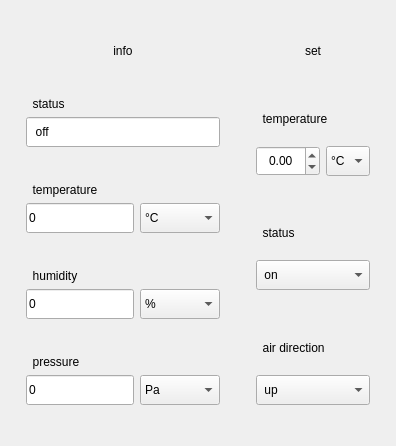
      <widget class="QWidget" name="tab_2">
       <attribute name="title">
        <string> Device №2 </string>
       </attribute>
       <layout class="QHBoxLayout" name="horizontalLayout_4">
        <item>
         <layout class="QVBoxLayout" name="infoLayout_2">
          <property name="leftMargin">
           <number>15</number>
          </property>
          <property name="topMargin">
           <number>15</number>
          </property>
          <property name="rightMargin">
           <number>15</number>
          </property>
          <property name="bottomMargin">
           <number>15</number>
          </property>
          <item>
           <widget class="QLabel" name="infoLabel_2">
            <property name="sizePolicy">
             <sizepolicy hsizetype="Preferred" vsizetype="Fixed">
              <horstretch>0</horstretch>
              <verstretch>0</verstretch>
             </sizepolicy>
            </property>
            <property name="minimumSize">
             <size>
              <width>0</width>
              <height>50</height>
             </size>
            </property>
            <property name="text">
             <string>info</string>
            </property>
            <property name="alignment">
             <set>Qt::AlignCenter</set>
            </property>
           </widget>
          </item>
          <item>
           <layout class="QVBoxLayout" name="temperatureLayout_8">
            <property name="topMargin">
             <number>15</number>
            </property>
            <property name="bottomMargin">
             <number>15</number>
            </property>
            <item>
             <widget class="QLabel" name="temperatureLabel_5">
              <property name="text">
               <string>  status</string>
              </property>
             </widget>
            </item>
            <item>
             <widget class="QLineEdit" name="lineEdit_11">
              <property name="minimumSize">
               <size>
                <width>0</width>
                <height>30</height>
               </size>
              </property>
              <property name="text">
               <string>  off</string>
              </property>
              <property name="readOnly">
               <bool>true</bool>
              </property>
             </widget>
            </item>
           </layout>
          </item>
          <item>
           <layout class="QVBoxLayout" name="temperatureLayout_3">
            <property name="topMargin">
             <number>15</number>
            </property>
            <property name="bottomMargin">
             <number>15</number>
            </property>
            <item>
             <widget class="QLabel" name="temperatureLabel_2">
              <property name="text">
               <string>  temperature</string>
              </property>
             </widget>
            </item>
            <item>
             <layout class="QHBoxLayout" name="temperatureLayout_4">
              <item>
               <widget class="QLineEdit" name="lineEdit_4">
                <property name="minimumSize">
                 <size>
                  <width>0</width>
                  <height>30</height>
                 </size>
                </property>
                <property name="text">
                 <string>0</string>
                </property>
                <property name="readOnly">
                 <bool>true</bool>
                </property>
               </widget>
              </item>
              <item>
               <widget class="QComboBox" name="comboBox_12">
                <property name="minimumSize">
                 <size>
                  <width>80</width>
                  <height>30</height>
                 </size>
                </property>
                <item>
                 <property name="text">
                  <string>°C</string>
                 </property>
                </item>
                <item>
                 <property name="text">
                  <string>°F</string>
                 </property>
                </item>
                <item>
                 <property name="text">
                  <string>K</string>
                 </property>
                </item>
               </widget>
              </item>
             </layout>
            </item>
           </layout>
          </item>
          <item>
           <layout class="QVBoxLayout" name="humidityLayout_3">
            <property name="topMargin">
             <number>15</number>
            </property>
            <property name="bottomMargin">
             <number>15</number>
            </property>
            <item>
             <widget class="QLabel" name="humidityLabel_2">
              <property name="text">
               <string>  humidity</string>
              </property>
             </widget>
            </item>
            <item>
             <layout class="QHBoxLayout" name="humidityLayout_4">
              <item>
               <widget class="QLineEdit" name="lineEdit_5">
                <property name="minimumSize">
                 <size>
                  <width>0</width>
                  <height>30</height>
                 </size>
                </property>
                <property name="text">
                 <string>0</string>
                </property>
                <property name="readOnly">
                 <bool>true</bool>
                </property>
               </widget>
              </item>
              <item>
               <widget class="QComboBox" name="comboBox_13">
                <property name="minimumSize">
                 <size>
                  <width>80</width>
                  <height>30</height>
                 </size>
                </property>
                <property name="maximumSize">
                 <size>
                  <width>100</width>
                  <height>16777215</height>
                 </size>
                </property>
                <item>
                 <property name="text">
                  <string>%</string>
                 </property>
                </item>
               </widget>
              </item>
             </layout>
            </item>
           </layout>
          </item>
          <item>
           <layout class="QVBoxLayout" name="pressureLayout_3">
            <property name="topMargin">
             <number>15</number>
            </property>
            <property name="bottomMargin">
             <number>15</number>
            </property>
            <item>
             <widget class="QLabel" name="pressureLabel_2">
              <property name="text">
               <string>  pressure</string>
              </property>
             </widget>
            </item>
            <item>
             <layout class="QHBoxLayout" name="pressureLayout_4">
              <item>
               <widget class="QLineEdit" name="lineEdit_6">
                <property name="minimumSize">
                 <size>
                  <width>0</width>
                  <height>30</height>
                 </size>
                </property>
                <property name="text">
                 <string>0</string>
                </property>
                <property name="readOnly">
                 <bool>true</bool>
                </property>
               </widget>
              </item>
              <item>
               <widget class="QComboBox" name="comboBox_14">
                <property name="minimumSize">
                 <size>
                  <width>80</width>
                  <height>30</height>
                 </size>
                </property>
                <property name="maximumSize">
                 <size>
                  <width>16777215</width>
                  <height>16777215</height>
                 </size>
                </property>
                <item>
                 <property name="text">
                  <string>Pa</string>
                 </property>
                </item>
                <item>
                 <property name="text">
                  <string>mmHg</string>
                 </property>
                </item>
               </widget>
              </item>
             </layout>
            </item>
           </layout>
          </item>
         </layout>
        </item>
        <item>
         <layout class="QVBoxLayout" name="setLayout_2">
          <property name="leftMargin">
           <number>15</number>
          </property>
          <property name="topMargin">
           <number>15</number>
          </property>
          <property name="rightMargin">
           <number>15</number>
          </property>
          <property name="bottomMargin">
           <number>15</number>
          </property>
          <item>
           <widget class="QLabel" name="setLabel_2">
            <property name="sizePolicy">
             <sizepolicy hsizetype="Expanding" vsizetype="Maximum">
              <horstretch>0</horstretch>
              <verstretch>1</verstretch>
             </sizepolicy>
            </property>
            <property name="minimumSize">
             <size>
              <width>0</width>
              <height>50</height>
             </size>
            </property>
            <property name="text">
             <string>set</string>
            </property>
            <property name="alignment">
             <set>Qt::AlignCenter</set>
            </property>
           </widget>
          </item>
          <item>
           <layout class="QVBoxLayout" name="temperatureSetLayout_3">
            <property name="topMargin">
             <number>15</number>
            </property>
            <property name="bottomMargin">
             <number>15</number>
            </property>
            <item>
             <widget class="QLabel" name="temperatureSetLabel_2">
              <property name="text">
               <string>  temperature</string>
              </property>
             </widget>
            </item>
            <item>
             <layout class="QHBoxLayout" name="temperatureSetLayout_4">
              <item>
               <widget class="QDoubleSpinBox" name="doubleSpinBox_2">
                <property name="minimumSize">
                 <size>
                  <width>0</width>
                  <height>30</height>
                 </size>
                </property>
                <property name="alignment">
                 <set>Qt::AlignCenter</set>
                </property>
                <property name="minimum">
                 <double>-60.000000000000000</double>
                </property>
                <property name="maximum">
                 <double>370.000000000000000</double>
                </property>
               </widget>
              </item>
              <item>
               <widget class="QComboBox" name="comboBox_9">
                <property name="minimumSize">
                 <size>
                  <width>0</width>
                  <height>30</height>
                 </size>
                </property>
                <item>
                 <property name="text">
                  <string>°C</string>
                 </property>
                </item>
                <item>
                 <property name="text">
                  <string>°F</string>
                 </property>
                </item>
                <item>
                 <property name="text">
                  <string>K</string>
                 </property>
                </item>
               </widget>
              </item>
             </layout>
            </item>
           </layout>
          </item>
          <item>
           <layout class="QVBoxLayout" name="statusLayout_2">
            <property name="topMargin">
             <number>15</number>
            </property>
            <property name="bottomMargin">
             <number>15</number>
            </property>
            <item>
             <widget class="QLabel" name="statusLabel_2">
              <property name="text">
               <string>  status</string>
              </property>
             </widget>
            </item>
            <item>
             <layout class="QVBoxLayout" name="verticalLayout_13">
              <item>
               <widget class="QComboBox" name="comboBox_10">
                <property name="minimumSize">
                 <size>
                  <width>0</width>
                  <height>30</height>
                 </size>
                </property>
                <item>
                 <property name="text">
                  <string> on</string>
                 </property>
                </item>
                <item>
                 <property name="text">
                  <string> off</string>
                 </property>
                </item>
                <item>
                 <property name="text">
                  <string> tech support</string>
                 </property>
                </item>
               </widget>
              </item>
             </layout>
            </item>
           </layout>
          </item>
          <item>
           <layout class="QVBoxLayout" name="directionLayout_2">
            <property name="topMargin">
             <number>15</number>
            </property>
            <property name="bottomMargin">
             <number>15</number>
            </property>
            <item>
             <widget class="QLabel" name="directionLabel_2">
              <property name="text">
               <string>  air direction</string>
              </property>
             </widget>
            </item>
            <item>
             <layout class="QVBoxLayout" name="verticalLayout_14">
              <item>
               <widget class="QComboBox" name="comboBox_11">
                <property name="minimumSize">
                 <size>
                  <width>0</width>
                  <height>30</height>
                 </size>
                </property>
                <item>
                 <property name="text">
                  <string> up</string>
                 </property>
                </item>
                <item>
                 <property name="text">
                  <string> down</string>
                 </property>
                </item>
               </widget>
              </item>
             </layout>
            </item>
           </layout>
          </item>
         </layout>
        </item>
       </layout>
      </widget>
